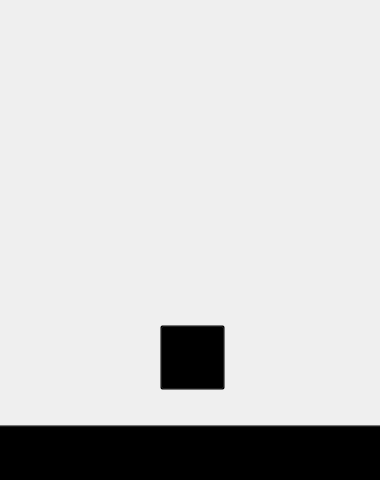
<?xml version="1.0" encoding="UTF-8"?>
<ui version="4.0">
 <class>JanelaEstrategias</class>
 <widget class="QMainWindow" name="JanelaEstrategias">
  <property name="geometry">
   <rect>
    <x>0</x>
    <y>0</y>
    <width>380</width>
    <height>480</height>
   </rect>
  </property>
  <property name="sizePolicy">
   <sizepolicy hsizetype="Fixed" vsizetype="Fixed">
    <horstretch>0</horstretch>
    <verstretch>0</verstretch>
   </sizepolicy>
  </property>
  <property name="maximumSize">
   <size>
    <width>380</width>
    <height>480</height>
   </size>
  </property>
  <property name="windowTitle">
   <string>Fortuno Blaze</string>
  </property>
  <property name="windowIcon">
   <iconset>
    <normaloff>../assets/Fortuno Blaze Icon.jpg</normaloff>../assets/Fortuno Blaze Icon.jpg</iconset>
  </property>
  <property name="styleSheet">
   <string notr="true">QScrollBar:vertical {
                               border: none;
                               background-color: #FFFFFF;
                               width: 10px;    
                               margin: 0px 0px 0px 0px;
                           }
                           QScrollBar::handle:vertical {
                               background-color: #725509; 
                               min-height: 20px;
                           }
                           QScrollBar::add-line:vertical {
                               border: none;
                               background: none;
                           }
                           QScrollBar::sub-line:vertical {
                               border: none;
                               background: none;
                          }
</string>
  </property>
  <widget class="QWidget" name="centralwidget">
   <property name="maximumSize">
    <size>
     <width>380</width>
     <height>480</height>
    </size>
   </property>
   <widget class="QLabel" name="Background">
    <property name="geometry">
     <rect>
      <x>0</x>
      <y>0</y>
      <width>380</width>
      <height>480</height>
     </rect>
    </property>
    <property name="text">
     <string/>
    </property>
    <property name="pixmap">
     <pixmap>../assets/estrategia/BackgroundApp (2).svg</pixmap>
    </property>
   </widget>
   <widget class="QLabel" name="Top">
    <property name="geometry">
     <rect>
      <x>-8</x>
      <y>-1</y>
      <width>391</width>
      <height>41</height>
     </rect>
    </property>
    <property name="text">
     <string/>
    </property>
    <property name="pixmap">
     <pixmap>../assets/estrategia/RectangleTop.png</pixmap>
    </property>
   </widget>
   <widget class="QLabel" name="Body">
    <property name="geometry">
     <rect>
      <x>10</x>
      <y>43</y>
      <width>361</width>
      <height>391</height>
     </rect>
    </property>
    <property name="text">
     <string/>
    </property>
    <property name="pixmap">
     <pixmap>../assets/estrategia/RectangleMiddle (4).svg</pixmap>
    </property>
   </widget>
   <widget class="QPushButton" name="ButtonNext">
    <property name="enabled">
     <bool>true</bool>
    </property>
    <property name="geometry">
     <rect>
      <x>-5</x>
      <y>425</y>
      <width>391</width>
      <height>61</height>
     </rect>
    </property>
    <property name="styleSheet">
     <string notr="true">background-color: transparent;</string>
    </property>
    <property name="text">
     <string/>
    </property>
    <property name="icon">
     <iconset>
      <normaloff>../assets/estrategia/ButtonNext.svg</normaloff>../assets/estrategia/ButtonNext.svg</iconset>
    </property>
    <property name="iconSize">
     <size>
      <width>380</width>
      <height>50</height>
     </size>
    </property>
    <property name="checkable">
     <bool>false</bool>
    </property>
   </widget>
   <widget class="QPushButton" name="ButtonAdd">
    <property name="geometry">
     <rect>
      <x>160</x>
      <y>325</y>
      <width>65</width>
      <height>65</height>
     </rect>
    </property>
    <property name="styleSheet">
     <string notr="true">background-color: transparent;</string>
    </property>
    <property name="text">
     <string/>
    </property>
    <property name="icon">
     <iconset>
      <normaloff>../assets/estrategia/ButtonAddStrategy (6).png</normaloff>../assets/estrategia/ButtonAddStrategy (6).png</iconset>
    </property>
    <property name="iconSize">
     <size>
      <width>60</width>
      <height>60</height>
     </size>
    </property>
   </widget>
   <widget class="QLabel" name="TableBody">
    <property name="geometry">
     <rect>
      <x>39</x>
      <y>66</y>
      <width>301</width>
      <height>250</height>
     </rect>
    </property>
    <property name="text">
     <string/>
    </property>
    <property name="pixmap">
     <pixmap>../assets/estrategia/RectangleTable (3).svg</pixmap>
    </property>
   </widget>
   <widget class="QScrollArea" name="scrollArea">
    <property name="geometry">
     <rect>
      <x>40</x>
      <y>90</y>
      <width>311</width>
      <height>221</height>
     </rect>
    </property>
    <property name="minimumSize">
     <size>
      <width>0</width>
      <height>0</height>
     </size>
    </property>
    <property name="styleSheet">
     <string notr="true">background-color: transparent;
border-radius: 0;</string>
    </property>
    <property name="widgetResizable">
     <bool>true</bool>
    </property>
    <widget class="QWidget" name="scrollAreaWidgetContents">
     <property name="geometry">
      <rect>
       <x>0</x>
       <y>0</y>
       <width>311</width>
       <height>221</height>
      </rect>
     </property>
     <property name="minimumSize">
      <size>
       <width>0</width>
       <height>0</height>
      </size>
     </property>
     <layout class="QVBoxLayout" name="verticalLayout_2">
      <property name="sizeConstraint">
       <enum>QLayout::SetDefaultConstraint</enum>
      </property>
      <item>
       <layout class="QVBoxLayout" name="verticalLayout">
        <property name="spacing">
         <number>6</number>
        </property>
        <property name="sizeConstraint">
         <enum>QLayout::SetDefaultConstraint</enum>
        </property>
        <property name="topMargin">
         <number>0</number>
        </property>
       </layout>
      </item>
     </layout>
    </widget>
   </widget>
  </widget>
 </widget>
 <resources/>
 <connections/>
</ui>
